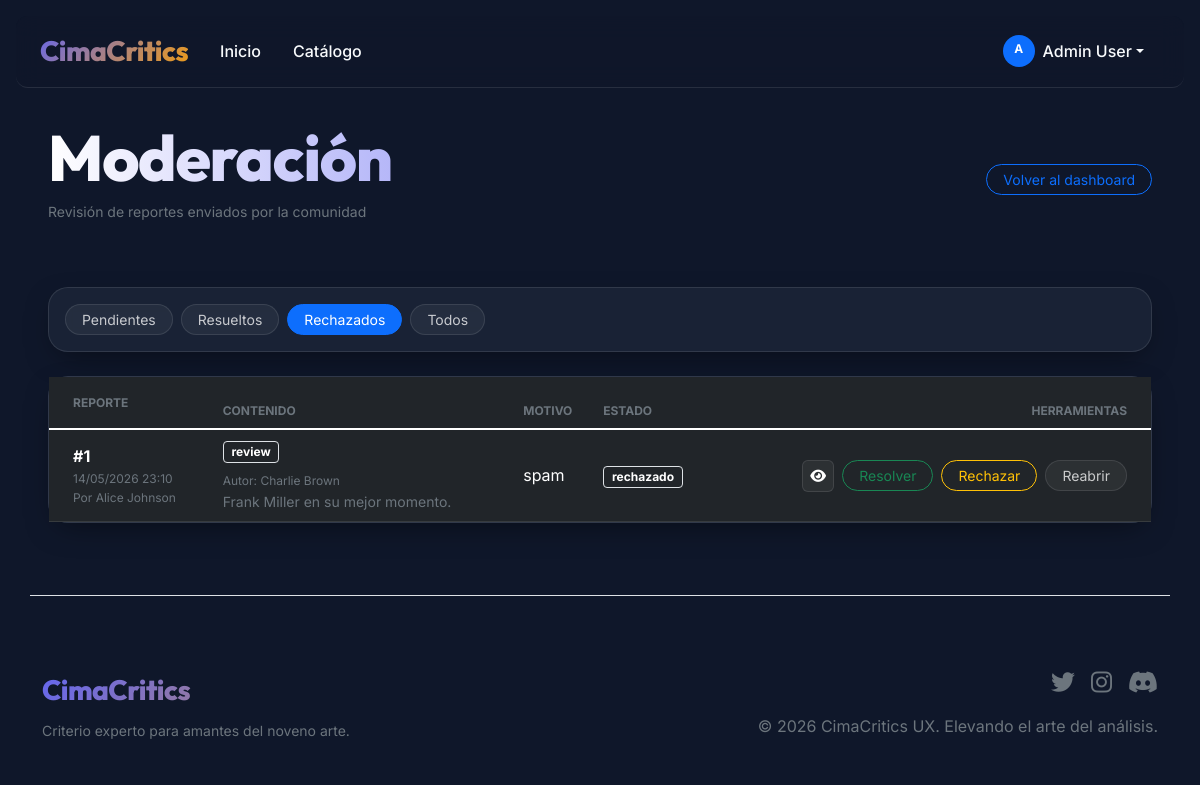
The app's page /admin/reports?estado=rechazado (signed in) with its own data.
### models/__init__.py (models this page shows, shortened)
class Usuario(UserMixin, db.Model):
    __tablename__ = 'usuario'
    id = db.Column(db.Integer, primary_key=True)
    nombre = db.Column(db.String(64), nullable=False)
    email = db.Column(db.String(120), unique=True, nullable=False)
    contraseña_hash = db.Column(db.String(128), nullable=False)
    fecha_registro = db.Column(db.DateTime, default=datetime.utcnow)
    es_admin = db.Column(db.Boolean, default=False)
    es_moderador = db.Column(db.Boolean, default=False)
    bio = db.Column(db.Text)
    avatar_url = db.Column(db.String(256))
    seguidores_count = db.Column(db.Integer, default=0)
    siguiendo_count = db.Column(db.Integer, default=0)
    reviews = db.relationship('Review', backref='autor', lazy='dynamic')
    comentarios = db.relationship('Comentario', backref='autor', lazy='dynamic')
    reportes = db.relationship('Reporte', backref='reportador', lazy='dynamic')
    seguidores = db.relationship('Seguimiento', foreign_keys='Seguimiento.seguido_id', backref='seguido', lazy='dynamic')
    siguiendo = db.relationship('Seguimiento', foreign_keys='Seguimiento.seguidor_id', backref='seguidor', lazy='dynamic')
    comics_guardados = db.relationship('ComicGuardado', backref='usuario', lazy='dynamic', cascade='all, delete-orphan')

class Review(db.Model):
    __tablename__ = 'review'
    id = db.Column(db.Integer, primary_key=True)
    usuario_id = db.Column(db.Integer, db.ForeignKey('usuario.id'), nullable=False)
    comic_id = db.Column(db.Integer, db.ForeignKey('comic.id'), nullable=False)
    calificacion = db.Column(db.Integer, nullable=False)  # 1-5
    texto = db.Column(db.Text)
    fecha_creacion = db.Column(db.DateTime, default=datetime.utcnow)
    likes = db.Column(db.Integer, default=0)
    dislikes = db.Column(db.Integer, default=0)
    comentarios = db.relationship('Comentario', backref='review', lazy='dynamic', cascade='all, delete-orphan')
    votos = db.relationship('VotoReview', backref='review', lazy='dynamic', cascade='all, delete-orphan')

class Reporte(db.Model):
    __tablename__ = 'reporte'
    id = db.Column(db.Integer, primary_key=True)
    usuario_id = db.Column(db.Integer, db.ForeignKey('usuario.id'), nullable=False)
    contenido_tipo = db.Column(db.String(32), nullable=False)  # 'review', 'comentario', etc.
    contenido_id = db.Column(db.Integer, nullable=False)
    motivo = db.Column(db.String(64), nullable=False)
    descripcion = db.Column(db.Text)
    fecha_reporte = db.Column(db.DateTime, default=datetime.utcnow)
    estado = db.Column(db.String(32), default='pendiente')  # pendiente, resuelto, rechazado

### routes/main.py (the view)
@app.route('/admin/reports')
@login_required
@moderator_required
def admin_reports():
    estado = request.args.get('estado', 'pendiente')
    query = Reporte.query
    if estado != 'todos':
        query = query.filter_by(estado=estado)
    reportes = query.order_by(Reporte.fecha_reporte.desc()).all()
    return render_template('admin/reports.html',
                         title='Reportes',
                         estado=estado,
                         report_items=[build_report_item(report) for report in reportes])

### routes/main.py (called while the page is built)
@login.user_loader
def load_user(user_id):
    return Usuario.query.get(int(user_id))

def moderator_required(f):
    @wraps(f)
    def decorated_function(*args, **kwargs):
        if not current_user.is_authenticated or not (current_user.es_admin or current_user.es_moderador):
            flash('No tienes permisos de moderación.', 'error')
            return redirect(url_for('index'))
        return f(*args, **kwargs)
    return decorated_function

### templates/admin/reports.html (shortened to what this page needs)
{% extends "base.html" %}
{% block content %}
<div class="row align-items-center mb-5">
    <div class="col-md-8">
        <h1 class="title-gradient mb-1">Moderación</h1>
        <p class="text-muted small">Revisión de reportes enviados por la comunidad</p>
    </div>
    <div class="col-md-4 text-md-end">
        <a href="{{ url_for('admin_dashboard') }}" class="btn btn-sm btn-outline-primary rounded-pill px-3">
            Volver al dashboard
        </a>
    </div>
</div>
<div class="glass-card mb-4 p-3">
    <div class="d-flex flex-wrap gap-2">
        {% for value, label in [('pendiente', 'Pendientes'), ('resuelto', 'Resueltos'), ('rechazado', 'Rechazados'), ('todos', 'Todos')] %}
        <a href="{{ url_for('admin_reports', estado=value) }}"
           class="btn btn-sm {{ 'btn-primary' if estado == value else 'btn-outline-glass' }} rounded-pill px-3">
            {{ label }}
        </a>
        {% endfor %}
    </div>
</div>
<div class="glass-card">
    <div class="table-responsive">
        <table class="table table-dark table-hover mb-0 align-middle">
            <thead class="text-muted extra-small text-uppercase">
                <tr>
                    <th class="ps-4 py-3 border-0">Reporte</th>
                    <th class="border-0">Contenido</th>
                    <th class="border-0">Motivo</th>
                    <th class="border-0">Estado</th>
                    <th class="text-end pe-4 border-0">Herramientas</th>
                </tr>
            </thead>
            <tbody class="border-top-glass">
                {% if report_items %}
                {% for item in report_items %}
                <tr>
                    <td class="ps-4">
                        <span class="d-block text-white fw-bold">#{{ item.report.id }}</span>
                        <span class="d-block text-muted extra-small">{{ item.report.fecha_reporte.strftime('%d/%m/%Y %H:%M') }}</span>
                        <span class="d-block text-muted extra-small">Por {{ item.report.reportador.nombre }}</span>
                    </td>
                    <td>
                        <span class="badge bg-dark border border-glass mb-2">{{ item.report.contenido_tipo }}</span>
                        {% if item.target_author %}
                        <span class="d-block extra-small text-muted">Autor: {{ item.target_author.nombre }}</span>
                        {% endif %}
                        <p class="text-muted small mb-0 line-clamp-3">{{ item.target_text }}</p>
                    </td>
                    <td>
                        <span class="d-block text-white">{{ item.report.motivo }}</span>
                    </td>
                    <td><span class="badge bg-dark border border-glass">{{ item.report.estado }}</span></td>
                    <td class="text-end pe-4">
                        <div class="d-inline-flex gap-2 flex-wrap justify-content-end">
                            <a href="{{ item.target_url }}" class="btn btn-sm btn-icon-glass" title="Ver contenido">
                                <i class="fas fa-eye"></i>
                            </a>
                            <form method="POST" action="{{ url_for('update_report', report_id=item.report.id, action='resuelto') }}">
                                <button type="submit" class="btn btn-sm btn-outline-success rounded-pill px-3">Resolver</button>
                            </form>
                            <form method="POST" action="{{ url_for('update_report', report_id=item.report.id, action='rechazado') }}">
                                <button type="submit" class="btn btn-sm btn-outline-warning rounded-pill px-3">Rechazar</button>
                            </form>
                            {% if item.report.estado != 'pendiente' %}
                            <form method="POST" action="{{ url_for('update_report', report_id=item.report.id, action='pendiente') }}">
                                <button type="submit" class="btn btn-sm btn-outline-glass rounded-pill px-3">Reabrir</button>
                            </form>
                            {% endif %}
                        </div>
                    </td>
                </tr>
                {% endfor %}
                {% endif %}
            </tbody>
        </table>
    </div>
</div>
{% endblock %}

### templates/base.html (shortened to what this page needs)
<!DOCTYPE html>
<html lang="es">
<head>
    <link href="https://cdn.jsdelivr.net/npm/bootstrap@5.1.3/dist/css/bootstrap.min.css" rel="stylesheet">
    <link href="https://cdnjs.cloudflare.com/ajax/libs/font-awesome/6.0.0/css/all.min.css" rel="stylesheet">
    <link href="{{ url_for('static', filename='css/style.css') }}" rel="stylesheet">
</head>
<body>
    <nav class="navbar navbar-expand-lg navbar-dark glass-nav">
        <div class="container-fluid px-4">
            <a class="navbar-brand" href="{{ url_for('index') }}">
                CimaCritics
            </a>
            <div class="collapse navbar-collapse" id="navbarNav">
                <ul class="navbar-nav me-auto">
                    <li class="nav-item">
                        <a class="nav-link" href="{{ url_for('index') }}">Inicio</a>
                    </li>
                    <li class="nav-item">
                        <a class="nav-link" href="{{ url_for('comics') }}">Catálogo</a>
                    </li>
                </ul>
                <ul class="navbar-nav ms-auto align-items-center">
                    {% if current_user.is_authenticated %}
                        <li class="nav-item dropdown">
                            <a class="nav-link dropdown-toggle d-flex align-items-center" href="#" id="navbarDropdown" role="button" data-bs-toggle="dropdown">
                                <span class="badge bg-primary rounded-circle p-2 me-2" style="width: 32px; height: 32px;">{{ current_user.nombre[0]|upper }}</span>
                                {{ current_user.nombre }}
                            </a>
                        </li>
                    {% endif %}
                </ul>
            </div>
        </div>
    </nav>
    <main class="container-fluid px-lg-5 mt-5">
        {% block content %}{% endblock %}
    </main>
    <footer class="mt-5 py-5">
        <div class="container">
            <div class="row g-4 align-items-center border-top border-glass pt-5">
                <div class="col-md-6">
                    <h5 class="navbar-brand mb-2">CimaCritics</h5>
                    <p class="text-muted small">Criterio experto para amantes del noveno arte.</p>
                </div>
                <div class="col-md-6 text-md-end">
                    <div class="d-flex justify-content-md-end gap-3 mb-3">
                        <a href="#" class="text-muted hover-primary"><i class="fab fa-twitter fs-4"></i></a>
                        <a href="#" class="text-muted hover-primary"><i class="fab fa-instagram fs-4"></i></a>
                        <a href="#" class="text-muted hover-primary"><i class="fab fa-discord fs-4"></i></a>
                    </div>
                    <p class="text-muted x-small">&copy; 2026 CimaCritics UX. Elevando el arte del análisis.</p>
                </div>
            </div>
        </div>
    </footer>
</body>
</html>

### static/css/style.css (style rules this page uses)
:root { --primary: #6366f1; --primary-hover: #4f46e5; --secondary: #f59e0b; --accent: #10b981; --bg-main: #0f172a; --bg-card: rgba(30, 41, 59, 0.7); --bg-navbar: rgba(15, 23, 42, 0.8); --text-main: #f8fafc; --text-muted: #94a3b8; --border-glass: rgba(255, 255, 255, 0.1); --radius-lg: 1.25rem; --radius-md: 0.75rem; --transition-smooth: all 0.3s cubic-bezier(0.4, 0, 0.2, 1); --glass-blur: blur(12px); --shadow-premium: 0 10px 30px -10px rgba(0, 0, 0, 0.5); }
body { font-family: 'Inter', sans-serif; background-color: var(--bg-main); color: var(--text-main); line-height: 1.6; overflow-x: hidden; }
h1, h2, h3, h4, .navbar-brand { font-family: 'Outfit', sans-serif; letter-spacing: -0.02em; }
.glass-card { background: var(--bg-card); backdrop-filter: var(--glass-blur); -webkit-backdrop-filter: var(--glass-blur); border: 1px solid var(--border-glass); border-radius: var(--radius-lg); box-shadow: var(--shadow-premium); transition: var(--transition-smooth); }
.glass-nav { background: var(--bg-navbar); backdrop-filter: var(--glass-blur); -webkit-backdrop-filter: var(--glass-blur); border-bottom: 1px solid var(--border-glass); position: sticky; top: 1rem; margin: 0 1rem; z-index: 1000; border-radius: var(--radius-md); }
.navbar-brand { font-weight: 800; font-size: 1.75rem; background: linear-gradient(135deg, var(--primary), var(--secondary)); -webkit-background-clip: text; background-clip: text; -webkit-text-fill-color: transparent; }
.nav-link { color: var(--text-main) !important; font-weight: 500; padding: 0.5rem 1rem !important; transition: var(--transition-smooth); }
.title-gradient { font-size: 4rem; font-weight: 800; margin-bottom: 1.5rem; background: linear-gradient(to right, #fff, var(--primary)); -webkit-background-clip: text; background-clip: text; -webkit-text-fill-color: transparent; }

### templates/admin/reports.html (style rules this page uses)
.extra-small { font-size: 0.75rem; }
.btn-outline-glass { background: rgba(255, 255, 255, 0.05); border: 1px solid rgba(255, 255, 255, 0.1); color: rgba(255, 255, 255, 0.75); }
.line-clamp-3 { display: -webkit-box; -webkit-line-clamp: 3; line-clamp: 3; -webkit-box-orient: vertical; overflow: hidden; }
.btn-icon-glass { background: rgba(255, 255, 255, 0.05); border: 1px solid rgba(255, 255, 255, 0.1); color: #fff; width: 32px; height: 32px; padding: 0; display: inline-flex; align-items: center; justify-content: center; border-radius: 6px; }

### records on screen
Usuario: nombre "A", nombre "Admin User"
Review: report.id "1", report.fecha_reporte "14/05/2026 23:10", report.reportador.nombre "Alice Johnson", report.contenido_tipo "review", target_author.nombre "Charlie Brown", target_text "Frank Miller en su mejor momento.", report.motivo "spam", report.estado "rechazado"

### other values on screen
{{ label }} "Pendientes" "Resueltos" "Rechazados" "Todos"
